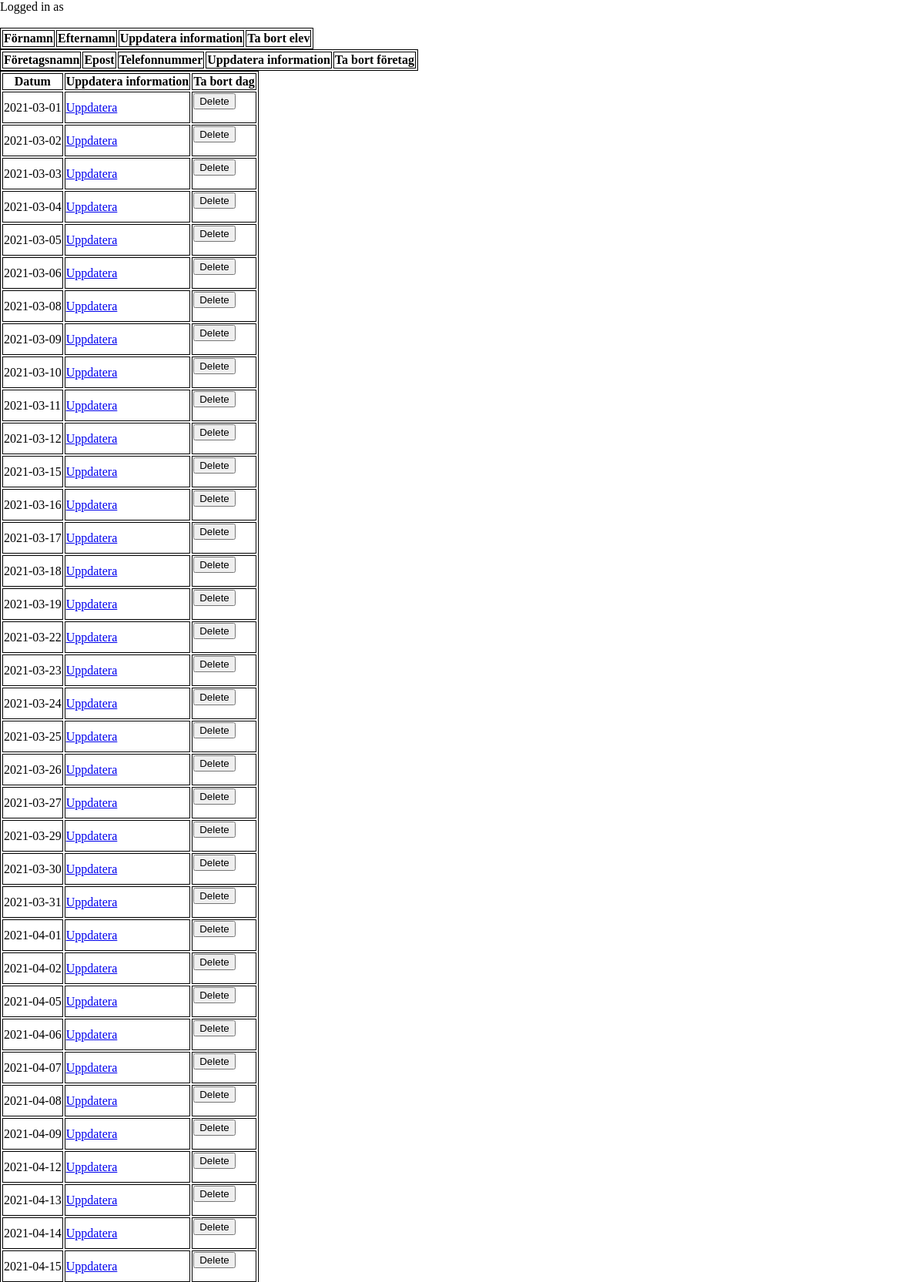
/Lists.php (signed in, upper part), run on the app's committed database.
### tables this page shows
CREATE TABLE `dag` (
  `dagID` int(11) NOT NULL,
  `datum` date NOT NULL
);

### LoginFunctions.php (called while the page is built, shortened)
<?php
    function checkAdminLogin() {
        if (isset($_SESSION['loggedinAdmin']) && $_SESSION['loggedinAdmin'] == true) {
            return true;
        } else {
            false;
        }
    }
?>

### Lists.php (the view, shortened to what this page needs)
<html>
<head>
<link rel="stylesheet" href="apl.css">
</head>
<body>
<?php
    require_once 'LoginFunctions.php';
    if(checkAdminLogin()) {
        $username = $_SESSION['username'];
        echo "Logged in as " . $username . "<br></br>";
    echo "<table>";
    echo "<tr><th>Förnamn</th><th>Efternamn</th><th>Uppdatera information</th><th>Ta bort elev</th></tr>";
        ?>
        <?php
echo "</table>";
echo "<table>";
echo "<tr><th>Företagsnamn</th><th>Epost</th><th>Telefonnummer</th><th>Uppdatera information</th><th>Ta bort företag</th></tr>";
    ?>
     <?php
echo "</table>";
    $sqlget = "SELECT * FROM dag";
    $sqldata = mysqli_query($conn, $sqlget) or die("error");
    echo "<table>";
    echo "<tr><th>Datum</th><th>Uppdatera information</th><th>Ta bort dag</th></tr>";
    while($row = mysqli_fetch_assoc($sqldata)) {
        echo "<tr><td>";
        echo $row['datum'];
        echo "</td><td>";
        $dag=$row['dagID'];
        ?>
        <a href="dag/dagredigering.php?id=<?php echo $row['dagID'];?>">Uppdatera</a>
        <?php
        echo "</td><td>";
        ?>
        <form action='Lists.php' method='post'>
        <input type='submit' onclick="return confirm('Du är på väg att ta bort <?php echo $row['datum'];?> från databasen, är du säker?')" name='deletedag' value='Delete'>
        <?php
        echo "<input type='hidden' name='deleteD' value='$dag'>
        </form>";
        echo "</td></tr>";
    }
echo "</table>";
        ?>
</body>
</html>
<?php
    } else {
        echo "Please log in first to see this page <br></br>";
    }
?>

### apl.css (style rules this page uses)
body { height: 100vh; width: 100vw; margin: 0; padding: 0; border: 0; }

### Lists.php (style rules this page uses)
table, th, td { border: 1px solid black; }

### data on the page
dag: datum "2021-03-01"
dag: datum "2021-03-02"
dag: datum "2021-03-03"
dag: datum "2021-03-04"
dag: datum "2021-03-05"
dag: datum "2021-03-06"
dag: datum "2021-03-08"
dag: datum "2021-03-09"
dag: datum "2021-03-10"
dag: datum "2021-03-11"
dag: datum "2021-03-12"
dag: datum "2021-03-15"
dag: datum "2021-03-16"
dag: datum "2021-03-17"
dag: datum "2021-03-18"
dag: datum "2021-03-19"
dag: datum "2021-03-22"
dag: datum "2021-03-23"
dag: datum "2021-03-24"
dag: datum "2021-03-25"
dag: datum "2021-03-26"
dag: datum "2021-03-27"
dag: datum "2021-03-29"
dag: datum "2021-03-30"
dag: datum "2021-03-31"
dag: datum "2021-04-01"
dag: datum "2021-04-02"
dag: datum "2021-04-05"
dag: datum "2021-04-06"
dag: datum "2021-04-07"
dag: datum "2021-04-08"
dag: datum "2021-04-09"
dag: datum "2021-04-12"
dag: datum "2021-04-13"
dag: datum "2021-04-14"
dag: datum "2021-04-15"
